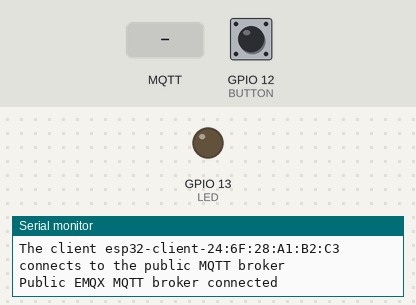
A program run on a simulated ESP32. Parts: output pins drawn as LEDs (lit = HIGH), the last lines printed to the serial monitor. The test bench sets the inputs (shaded band); at power-on: GPIO 12 (BUTTON) HIGH. WiFi joins after 1.5 s; servers stay silent unless stated; no MQTT or app messages arrive unless stated.

Above: at 2.8 s.
2.9 s: MQTT message "led_verde_on" arrives on the first subscribed topic
At 3.7 s:
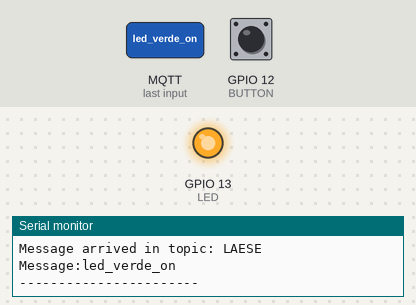
4.4 s: MQTT message "led_verde_off" arrives on the first subscribed topic
At 5.9 s:
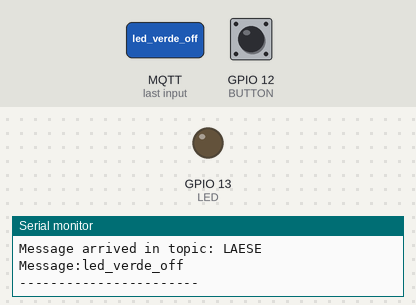
Timing chart, 0 to 7.4 s (numbered marks = the images above; inputs shaded):
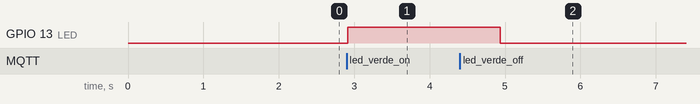

The program:

main.cpp
```cpp
#include <Arduino.h>
#include <WiFi.h>
#include <PubSubClient.h>

#define LED 13
#define BUTTON 12

const char *ssid = "NOME_DA_REDE";
const char *password = "SENHA_DA_REDE";

const char *mqtt_broker = "broker.mqtt.cool";
const char *topic = "LAESE";
const int mqtt_port = 1883;

bool isLedOn = false;

String message;

WiFiClient espClient;
PubSubClient client(espClient);

void callback(char *topic, byte *payload, unsigned int length) {
  message = "";
  Serial.print("Message arrived in topic: ");
  Serial.println(topic);
  Serial.print("Message:");
  for (int i = 0; i < length; i++) {
    Serial.print((char) payload[i]);
    message += (char) payload[i];
  }
  Serial.println();
  Serial.println("-----------------------");
}

void setup() {
  Serial.begin(9600);

  pinMode(LED, OUTPUT);
  pinMode(BUTTON, INPUT_PULLUP);

  WiFi.begin(ssid, password);
  while (WiFi.status() != WL_CONNECTED) {
    delay(500);
    Serial.println("Connecting to WiFi..");
  }

  Serial.println(WiFi.localIP());

  client.setServer(mqtt_broker, mqtt_port);
  client.setCallback(callback);
  while (!client.connected()) {
    String client_id = "esp32-client-";
    client_id += String(WiFi.macAddress());
    Serial.printf("The client %s connects to the public MQTT broker\n", client_id.c_str());
    if (client.connect(client_id.c_str())) {
      Serial.println("Public EMQX MQTT broker connected");
    } else {
      Serial.print("failed with state ");
      Serial.print(client.state());
      delay(2000);
    }
  }

  client.subscribe(topic);
}

void loop() {
  int buttonState = digitalRead(BUTTON);

  if (buttonState == LOW) {
    isLedOn = !isLedOn;
    if (isLedOn) {
      client.publish(topic, "led_amarelo_on");
    }
    else {
      client.publish(topic, "led_amarelo_off");
    }
  }

  if (message == "led_verde_on") {
    digitalWrite(LED, HIGH);
    delay(1000);
  }
  else if (message == "led_verde_off") {
    digitalWrite(LED, LOW);
    delay(1000);
  }
  client.loop();
}
```

Measured:
- after the input at 2.9 s, GPIO 13 (LED): LOW → HIGH at once
- after the input at 4.4 s, GPIO 13 (LED): HIGH → LOW after 0.53 s
